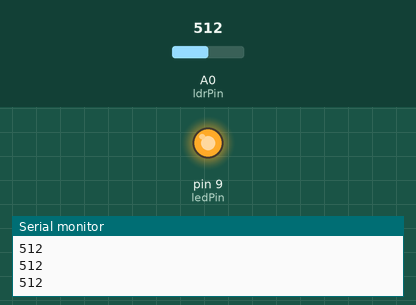
A sketch run on a simulated Arduino Uno, built with avr-gcc and run on an emulated ATmega328P. On the bench: output pins drawn as LEDs (lit = HIGH), the last lines printed to the serial monitor. The inputs (shaded band) are chosen by the test bench; at power-on: A0 (ldrPin) = 512.

Above: at 1.2 s.
1.3 s: A0 (ldrPin) set to 483
At 2.5 s:
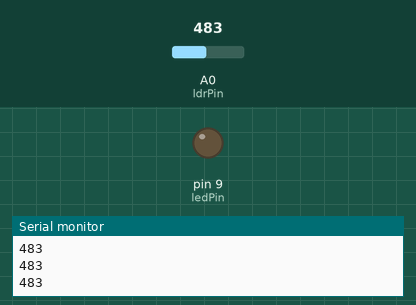
2.8 s: A0 (ldrPin) set to 510
At 4.0 s:
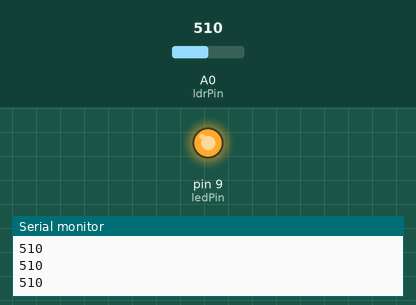
4.3 s: A0 (ldrPin) set to 490
At 5.3 s:
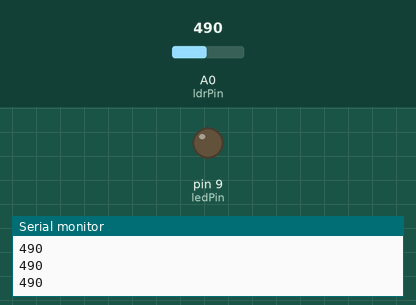
Timing chart, 0 to 7.3 s (numbered marks = the images above; inputs shaded):
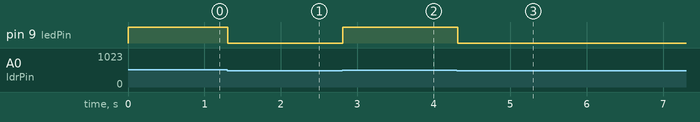

The sketch:

code.ino
```cpp
int ldrPin = A0;
int ledPin = 9;
void setup() {
  pinMode(ledPin, OUTPUT);
  Serial.begin(9600);
}
void loop() {
  int ldrValue = analogRead(ldrPin);
  Serial.println(ldrValue);
  if (ldrValue > 500) {
    digitalWrite(ledPin, HIGH);
  } else {
    digitalWrite(ledPin, LOW);
  }
  delay(100);
}
```

Measured:
- the behaviour switches between 501 and 500 on A0 (ldrPin) (found by bisection; images 0 and 1)
- after the input at 1.3 s, pin 9 (ledPin): HIGH → LOW at once
- after the input at 2.8 s, pin 9 (ledPin): LOW → HIGH at once
- after the input at 4.3 s, pin 9 (ledPin): HIGH → LOW at once
